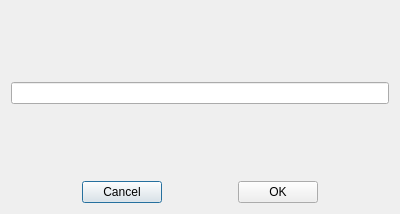
<?xml version="1.0" encoding="UTF-8"?>
<ui version="4.0">
 <class>addingTable</class>
 <widget class="QDialog" name="addingTable">
  <property name="geometry">
   <rect>
    <x>0</x>
    <y>0</y>
    <width>400</width>
    <height>214</height>
   </rect>
  </property>
  <property name="windowTitle">
   <string>Dialog</string>
  </property>
  <layout class="QGridLayout" name="gridLayout">
   <item row="0" column="0">
    <layout class="QVBoxLayout" name="verticalLayout">
     <item>
      <spacer name="verticalSpacer_2">
       <property name="orientation">
        <enum>Qt::Vertical</enum>
       </property>
       <property name="sizeHint" stdset="0">
        <size>
         <width>20</width>
         <height>40</height>
        </size>
       </property>
      </spacer>
     </item>
     <item>
      <widget class="QLineEdit" name="nameOfTable">
       <property name="styleSheet">
        <string notr="true">font: 75 12pt &quot;Unispace&quot;;</string>
       </property>
      </widget>
     </item>
     <item>
      <spacer name="verticalSpacer">
       <property name="orientation">
        <enum>Qt::Vertical</enum>
       </property>
       <property name="sizeHint" stdset="0">
        <size>
         <width>20</width>
         <height>40</height>
        </size>
       </property>
      </spacer>
     </item>
     <item>
      <layout class="QHBoxLayout" name="horizontalLayout">
       <item>
        <spacer name="horizontalSpacer">
         <property name="orientation">
          <enum>Qt::Horizontal</enum>
         </property>
         <property name="sizeHint" stdset="0">
          <size>
           <width>40</width>
           <height>20</height>
          </size>
         </property>
        </spacer>
       </item>
       <item>
        <widget class="QPushButton" name="cancelButton">
         <property name="text">
          <string>Cancel</string>
         </property>
        </widget>
       </item>
       <item>
        <spacer name="horizontalSpacer_2">
         <property name="orientation">
          <enum>Qt::Horizontal</enum>
         </property>
         <property name="sizeHint" stdset="0">
          <size>
           <width>40</width>
           <height>20</height>
          </size>
         </property>
        </spacer>
       </item>
       <item>
        <widget class="QPushButton" name="okButton">
         <property name="text">
          <string>OK</string>
         </property>
        </widget>
       </item>
       <item>
        <spacer name="horizontalSpacer_3">
         <property name="orientation">
          <enum>Qt::Horizontal</enum>
         </property>
         <property name="sizeHint" stdset="0">
          <size>
           <width>40</width>
           <height>20</height>
          </size>
         </property>
        </spacer>
       </item>
      </layout>
     </item>
    </layout>
   </item>
  </layout>
 </widget>
 <resources/>
 <connections/>
</ui>
